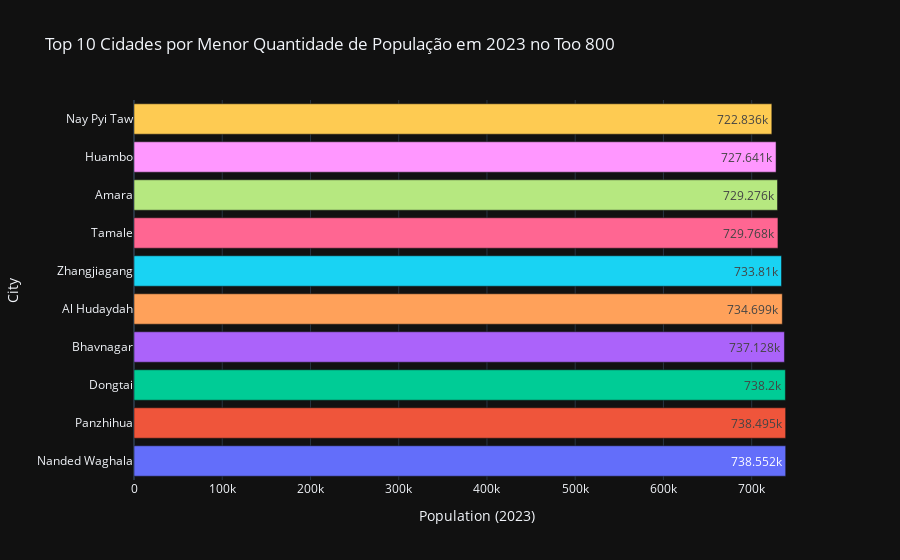

Write notebook code for a chart like this one.
### Code cell
fig_2023 = px.bar(menores_2023, y='City', x='Population (2023)', title='Top 10 Cidades por Menor Quantidade de População em 2023 no Too 800', 
                  template='plotly_dark', text_auto=True, color=px.colors.sequential.Cividis)
fig_2023.update_layout(showlegend=False)
fig_2023.show()

### Figure 1 — Plotly figure (JSON) as saved in the notebook; plotly's stock layout.template omitted (floating-point values rounded to 4 significant figures)
{"data": [{"alignmentgroup": "True", "hovertemplate": "color=#00224e<br>Population (2023)=%{x}<br>City=%{y}<extra></extra>", "legendgroup": "#00224e", "marker": {"color": "#636efa", "pattern": {"shape": ""}}, "name": "#00224e", "offsetgroup": "#00224e", "orientation": "h", "showlegend": true, "textposition": "auto", "texttemplate": "%{x}", "type": "bar", "x": [738552], "xaxis": "x", "y": ["Nanded Waghala"], "yaxis": "y"}, {"alignmentgroup": "True", "hovertemplate": "color=#123570<br>Population (2023)=%{x}<br>City=%{y}<extra></extra>", "legendgroup": "#123570", "marker": {"color": "#EF553B", "pattern": {"shape": ""}}, "name": "#123570", "offsetgroup": "#123570", "orientation": "h", "showlegend": true, "textposition": "auto", "texttemplate": "%{x}", "type": "bar", "x": [738495], "xaxis": "x", "y": ["Panzhihua"], "yaxis": "y"}, {"alignmentgroup": "True", "hovertemplate": "color=#3b496c<br>Population (2023)=%{x}<br>City=%{y}<extra></extra>", "legendgroup": "#3b496c", "marker": {"color": "#00cc96", "pattern": {"shape": ""}}, "name": "#3b496c", "offsetgroup": "#3b496c", "orientation": "h", "showlegend": true, "textposition": "auto", "texttemplate": "%{x}", "type": "bar", "x": [738200], "xaxis": "x", "y": ["Dongtai"], "yaxis": "y"}, {"alignmentgroup": "True", "hovertemplate": "color=#575d6d<br>Population (2023)=%{x}<br>City=%{y}<extra></extra>", "legendgroup": "#575d6d", "marker": {"color": "#ab63fa", "pattern": {"shape": ""}}, "name": "#575d6d", "offsetgroup": "#575d6d", "orientation": "h", "showlegend": true, "textposition": "auto", "texttemplate": "%{x}", "type": "bar", "x": [737128], "xaxis": "x", "y": ["Bhavnagar"], "yaxis": "y"}, {"alignmentgroup": "True", "hovertemplate": "color=#707173<br>Population (2023)=%{x}<br>City=%{y}<extra></extra>", "legendgroup": "#707173", "marker": {"color": "#FFA15A", "pattern": {"shape": ""}}, "name": "#707173", "offsetgroup": "#707173", "orientation": "h", "showlegend": true, "textposition": "auto", "texttemplate": "%{x}", "type": "bar", "x": [734699], "xaxis": "x", "y": ["Al Hudaydah"], "yaxis": "y"}, {"alignmentgroup": "True", "hovertemplate": "color=#8a8678<br>Population (2023)=%{x}<br>City=%{y}<extra></extra>", "legendgroup": "#8a8678", "marker": {"color": "#19d3f3", "pattern": {"shape": ""}}, "name": "#8a8678", "offsetgroup": "#8a8678", "orientation": "h", "showlegend": true, "textposition": "auto", "texttemplate": "%{x}", "type": "bar", "x": [733810], "xaxis": "x", "y": ["Zhangjiagang"], "yaxis": "y"}, {"alignmentgroup": "True", "hovertemplate": "color=#a59c74<br>Population (2023)=%{x}<br>City=%{y}<extra></extra>", "legendgroup": "#a59c74", "marker": {"color": "#FF6692", "pattern": {"shape": ""}}, "name": "#a59c74", "offsetgroup": "#a59c74", "orientation": "h", "showlegend": true, "textposition": "auto", "texttemplate": "%{x}", "type": "bar", "x": [729768], "xaxis": "x", "y": ["Tamale"], "yaxis": "y"}, {"alignmentgroup": "True", "hovertemplate": "color=#c3b369<br>Population (2023)=%{x}<br>City=%{y}<extra></extra>", "legendgroup": "#c3b369", "marker": {"color": "#B6E880", "pattern": {"shape": ""}}, "name": "#c3b369", "offsetgroup": "#c3b369", "orientation": "h", "showlegend": true, "textposition": "auto", "texttemplate": "%{x}", "type": "bar", "x": [729276], "xaxis": "x", "y": ["Amara"], "yaxis": "y"}, {"alignmentgroup": "True", "hovertemplate": "color=#e1cc55<br>Population (2023)=%{x}<br>City=%{y}<extra></extra>", "legendgroup": "#e1cc55", "marker": {"color": "#FF97FF", "pattern": {"shape": ""}}, "name": "#e1cc55", "offsetgroup": "#e1cc55", "orientation": "h", "showlegend": true, "textposition": "auto", "texttemplate": "%{x}", "type": "bar", "x": [727641], "xaxis": "x", "y": ["Huambo"], "yaxis": "y"}, {"alignmentgroup": "True", "hovertemplate": "color=#fee838<br>Population (2023)=%{x}<br>City=%{y}<extra></extra>", "legendgroup": "#fee838", "marker": {"color": "#FECB52", "pattern": {"shape": ""}}, "name": "#fee838", "offsetgroup": "#fee838", "orientation": "h", "showlegend": true, "textposition": "auto", "texttemplate": "%{x}", "type": "bar", "x": [722836], "xaxis": "x", "y": ["Nay Pyi Taw"], "yaxis": "y"}], "layout": {"barmode": "relative", "legend": {"title": {"text": "color"}, "tracegroupgap": 0}, "showlegend": false, "title": {"text": "Top 10 Cidades por Menor Quantidade de População em 2023 no Too 800"}, "xaxis": {"anchor": "y", "domain": [0, 1], "title": {"text": "Population (2023)"}}, "yaxis": {"anchor": "x", "domain": [0, 1], "title": {"text": "City"}}}}
